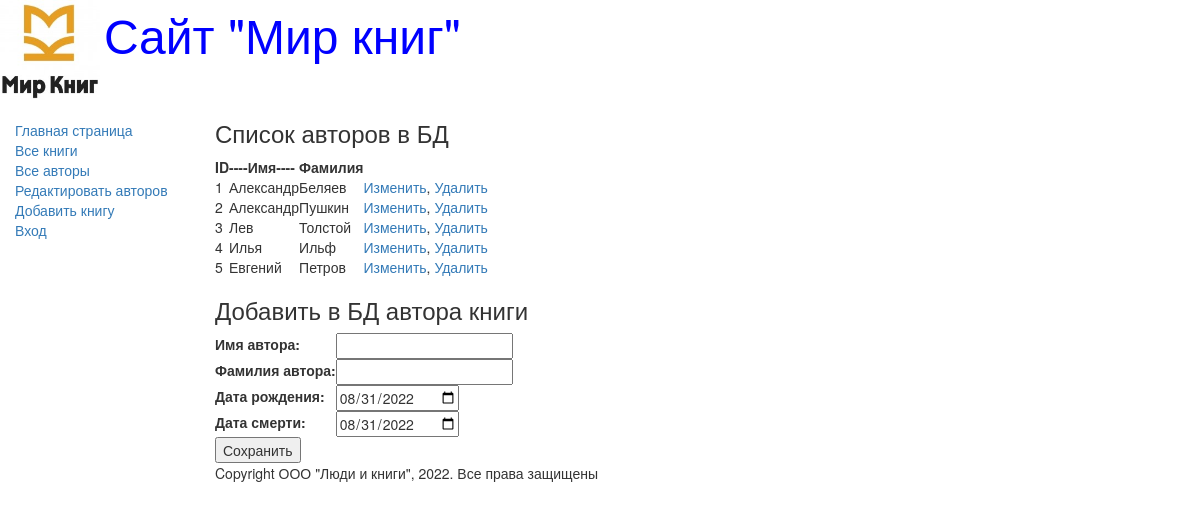
Page /authors_add/ on the earlier database version.
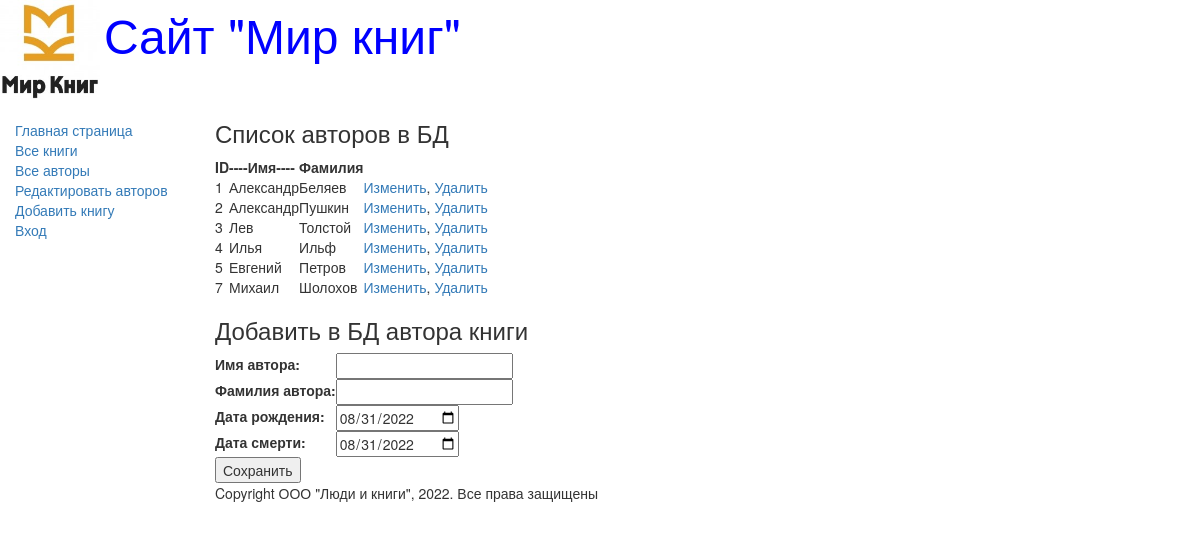
Same page on the later database version.
### catalog/models.py (models this page shows, shortened)
class Author(models.Model):
    first_name = models.CharField(
        max_length=100,
        help_text='Введите имя автора',
        verbose_name='Имя автора'
    )
    last_name = models.CharField(
        max_length=100,
        help_text='Введите фамилию автора',
        verbose_name='Фамилия автора'
    )
    date_of_birth = models.DateField(
        help_text='Введите дату рождения',
        verbose_name='Дата рождения',
        null=True, blank=True
    )
    date_of_death = models.DateField(
        help_text='Введите дату смерти',
        verbose_name='Дата смерти',
        null=True, blank=True
    )

### catalog/views.py (the view)
# urls.py: path('authors_add/', views.authors_add, name='authors_add'),
def authors_add(request):
    author = Author.objects.all()
    authorsform = AuthorsForm()
    return render(request, 'catalog/authors_add.html',
                  {'form': authorsform, 'author': author})

### catalog/forms.py
class AuthorsForm(forms.Form):
    first_name = forms.CharField(label='Имя автора')
    last_name = forms.CharField(label='Фамилия автора')
    date_of_birth = forms.DateField(label='Дата рождения', initial=format(date.today()),
                                    widget=forms.widgets.DateInput(attrs={'type': 'date'}))
    date_of_death = forms.DateField(label='Дата смерти', initial=format(date.today()),
                                    widget=forms.widgets.DateInput(attrs={'type': 'date'}))

### catalog/templates/catalog/authors_add.html (shortened to what this page needs)
{% extends 'base_generic.html' %}
{% block content %}
<h3>Список авторов в БД</h3>
    <table>
        <thead><th>ID</th><th>----Имя----</th><th>Фамилия</th><th></th></thead>
    {% if author %}
        {% for author in author.all %}
            <tr>
                <td>{{author.id}}</td>
                <td>{{author.first_name}}</td>
                <td>{{author.last_name}}</td>
                <td><a href="/edit1/{{author.id}}">Изменить</a>,
                    <a href="/delete/{{author.id}}">Удалить</a></td>
            </tr>
        {% endfor %}
    {% else %}
        <p>В базе данных нет авторов</p>
    {% endif %}
    </table>
<h3>Добавить в БД автора книги</h3>
<form method="POST" action="/create/">
    <table>
        {{form}}
    </table>
    <input type="submit" value="Сохранить"/>
</form>
{% endblock %}

Differences in the rows shown:
added Author: id "7", first_name "Михаил", last_name "Шолохов"
